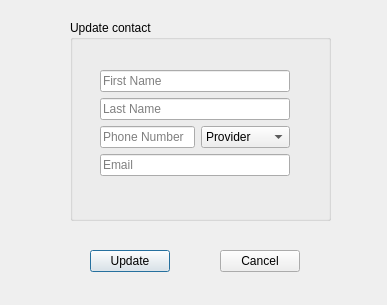
<?xml version="1.0" encoding="UTF-8"?>
<ui version="4.0">
 <class>updateContactInfo</class>
 <widget class="QDialog" name="updateContactInfo">
  <property name="geometry">
   <rect>
    <x>0</x>
    <y>0</y>
    <width>387</width>
    <height>305</height>
   </rect>
  </property>
  <property name="windowTitle">
   <string>Dialog</string>
  </property>
  <widget class="QGroupBox" name="groupBox">
   <property name="geometry">
    <rect>
     <x>70</x>
     <y>20</y>
     <width>261</width>
     <height>201</height>
    </rect>
   </property>
   <property name="title">
    <string>Update contact</string>
   </property>
   <widget class="QWidget" name="layoutWidget">
    <property name="geometry">
     <rect>
      <x>30</x>
      <y>50</y>
      <width>190</width>
      <height>110</height>
     </rect>
    </property>
    <layout class="QVBoxLayout" name="verticalLayout">
     <item>
      <widget class="QLineEdit" name="firstName">
       <property name="placeholderText">
        <string>First Name</string>
       </property>
      </widget>
     </item>
     <item>
      <widget class="QLineEdit" name="lastName">
       <property name="placeholderText">
        <string>Last Name</string>
       </property>
      </widget>
     </item>
     <item>
      <layout class="QHBoxLayout" name="horizontalLayout">
       <item>
        <widget class="QLineEdit" name="phone">
         <property name="placeholderText">
          <string>Phone Number</string>
         </property>
        </widget>
       </item>
       <item>
        <widget class="QComboBox" name="comboBox">
         <item>
          <property name="text">
           <string>Provider</string>
          </property>
         </item>
         <item>
          <property name="text">
           <string>Verizon</string>
          </property>
         </item>
         <item>
          <property name="text">
           <string>T-Mobile</string>
          </property>
         </item>
         <item>
          <property name="text">
           <string>Metro PCS</string>
          </property>
         </item>
         <item>
          <property name="text">
           <string>Sprint</string>
          </property>
         </item>
        </widget>
       </item>
      </layout>
     </item>
     <item>
      <widget class="QLineEdit" name="email">
       <property name="placeholderText">
        <string>Email</string>
       </property>
      </widget>
     </item>
    </layout>
   </widget>
  </widget>
  <widget class="QPushButton" name="updateButton">
   <property name="geometry">
    <rect>
     <x>90</x>
     <y>250</y>
     <width>80</width>
     <height>22</height>
    </rect>
   </property>
   <property name="text">
    <string>Update</string>
   </property>
  </widget>
  <widget class="QPushButton" name="cancelButton">
   <property name="geometry">
    <rect>
     <x>220</x>
     <y>250</y>
     <width>80</width>
     <height>22</height>
    </rect>
   </property>
   <property name="text">
    <string>Cancel</string>
   </property>
  </widget>
 </widget>
 <tabstops>
  <tabstop>firstName</tabstop>
  <tabstop>lastName</tabstop>
  <tabstop>phone</tabstop>
  <tabstop>comboBox</tabstop>
  <tabstop>email</tabstop>
  <tabstop>updateButton</tabstop>
  <tabstop>cancelButton</tabstop>
 </tabstops>
 <resources/>
 <connections/>
</ui>
